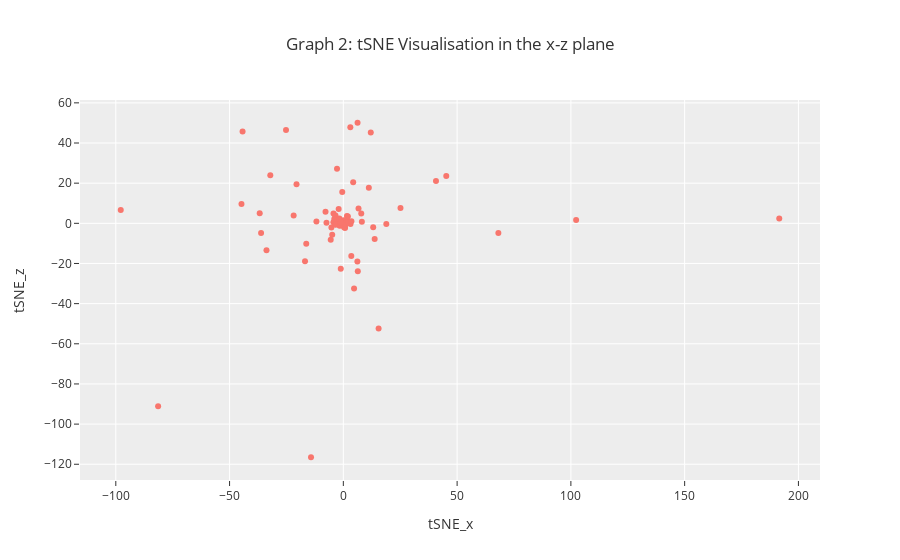

The code cell stored with this chart in its notebook:
### Code cell
fig2 = px.scatter(tSNE_df, x='tSNE_x', y='tSNE_z', hover_name=tSNE_df.index, template='ggplot2', opacity=1, title='Graph 2: tSNE Visualisation in the x-z plane')
fig2

### Figure 1 — Plotly figure (JSON) as saved in the notebook; plotly's stock layout.template omitted (floating-point values rounded to 4 significant figures)
{"data": [{"hovertemplate": "<b>%{hovertext}</b><br><br>tSNE_x=%{x}<br>tSNE_z=%{y}<extra></extra>", "hovertext": ["sp_P40136_CYAA_BACAN:0-38", "sp_P15917_LEF_BACAN:0-38", "sp_P40406_NAGZ_BACSU:0-21", "sp_P39790_MPR_BACSU:0-39", "sp_P54602_YHCR_BACSU:0-54", "sp_O66037_PHYT_BACSD:0-23", "sp_O31097_PHYC_BACIU:0-23", "sp_P42094_PHYT_BACSU:0-31", "sp_P05656_SACC_BACSU:0-29", "sp_P00649_RN_BACIN:0-34", "sp_P48068_RN_BACPU:0-34", "sp_P00648_RNBR_BACAM:0-40", "sp_P71014_BSLA_BACSU:0-33", "sp_P94356_YXKC_BACSU:0-35", "sp_P29141_SUBV_BACSU:0-33", "sp_P40767_CWLO_BACSU:0-35", "sp_Q65NQ9_CWLO_BACLD:0-35", "sp_O07013_GANB_BACSU:0-22", "sp_P94449_PEL2_BACIU:0-29", "sp_O34819_PEL1_BACSU:0-29", "sp_P16397_SUBF_BACSU:0-35", "sp_O32083_LYTG_BACSU:0-38", "sp_O31737_YLQB_BACSU:0-32", "sp_Q45670_THES_BACSJ:0-29", "sp_Q07833_WAPA_BACSU:0-37", "sp_D4G3R4_WAPA_BACNB:0-50", "sp_G4NYJ6_WAPA_BACS4:0-37", "sp_P39899_NPRB_BACSU:0-33", "sp_P05806_NPRE_BACCE:0-32", "sp_P00800_THER_BACTH:0-33", "sp_Q59223_THER_BACSO:0-30", "sp_Q02113_CWBA_BACSU:0-30", "sp_P49051_SLAP1_BACAN:0-34", "sp_Q9ZES5_SLAP_BACTF:0-34", "sp_P94217_SLAP2_BACAN:0-34", "sp_P49052_SLAP_BACLI:0-34", "sp_Q9RMZ0_Y6545_BACAN:0-33", "sp_P94576_YWOF_BACSU:0-32", "sp_P00780_SUBC_BACLI:0-34", "sp_P00782_SUBT_BACAM:0-35", "sp_P04189_SUBT_BACSU:0-34", "sp_P35835_SUBN_BACNA:0-34", "sp_P00783_SUBT_BACSA:0-34", "sp_P20724_ELYA_BACYA:0-32", "sp_P21130_SACB_BACAM:0-34", "sp_P05655_SACB_BACSU:0-34", "sp_P96740_PGDS_BACSU:0-37", "sp_P16396_SUBE_BACSU:0-32", "sp_P39597_EFEN_BACSU:0-50", "sp_P54507_TASA_BACSU:0-32", "sp_P40949_TAPA_BACSU:0-48", "sp_P39632_BSLB_BACSU:0-35", "sp_P39844_DACC_BACSU:0-34", "sp_Q9AQS0_XANLY_BACGL:0-30", "sp_O34918_YOAJ_BACSU:0-30", "sp_P39116_PLY_BACSU:0-26", "sp_B1B6T1_PTLY_BACSP:0-32", "sp_Q65DC2_PTLY_BACLD:0-32", "sp_Q8GCB2_PTLY_BACLI:0-32", "sp_Q45070_XYNC_BACSU:0-37", "sp_Q6YK37_XYNC_BACIU:0-38", "sp_Q03091_BSN1_BACAM:0-31", "sp_P38422_DACF_BACSU:0-28", "sp_P08750_DACA_BACSU:0-36", "sp_O32150_BSN2_BACSU:0-33", "sp_O31411_SACC_BACL7:0-33", "sp_P42293_EABN2_BACSU:0-31", "sp_P94522_EABN1_BACSU:0-37", "sp_O07532_LYTF_BACSU:0-31", "sp_P54421_LYTE_BACSU:0-30", "sp_O34669_YOCH_BACSU:0-30", "sp_O34310_PLYC_BACSU:0-32", "sp_Q65EF5_PLYC_BACLD:0-33", "sp_Q45105_TACY_BACCE:0-33", "sp_O31803_YNCM_BACSU:0-47", "sp_P39848_LYTD_BACSU:0-32", "sp_Q02114_LYTC_BACSU:0-29", "sp_P25152_BSAP_BACSU:0-36", "sp_P80057_GSEP_BACLD:0-35", "sp_O32041_YRVJ_BACSU:0-32", "sp_P96729_YWSB_BACSU:0-35", "sp_P54484_YQGA_BACSU:0-33", "sp_O82833_GELLY_BACSP:0-40", "sp_P06278_AMY_BACLI:0-34", "sp_P00692_AMY_BACAM:0-36", "sp_P19571_AMT6_BACS7:0-38", "sp_P55278_MANB_BACIU:0-29", "sp_O05512_MANB_BACSU:0-31", "sp_P04957_GUB_BACSU:0-33", "sp_P80172_HBLA_BACCE:0-36", "sp_P28842_SUBT_BACS9:0-31", "sp_Q79F14_ESTB_BACSU:0-33", "sp_P37957_ESTA_BACSU:0-36", "sp_Q5U780_LIP_BACSP:0-33", "sp_P33377_PHL3_BACCE:0-32", "sp_P11889_PHL2_BACCE:0-32", "sp_P09599_PHL1_BACCE:0-32", "sp_P05618_CDGT_BACS0:0-32", "sp_P09121_CDGT_BACS3:0-32", "sp_P30921_CDGT_BAC11:0-32", "sp_P17692_CDGT_BACS8:0-32", "sp_P31747_CDGT_BACSS:0-39", "sp_P14014_CDGT_BACLI:0-39", "sp_P31746_CDGT_BACS2:0-34", "sp_P27036_CDGT_BACOH:0-34", "sp_O07921_CHIS_BACSU:0-40", "sp_P54423_WPRA_BACSU:0-36", "sp_P39824_BLAC_BACSU:0-39", "sp_P10424_BLA1_BACCE:0-40", "sp_P00691_AMY_BACSU:0-38", "sp_P06832_NPRE_BACAM:0-32", "sp_P68735_NPRE_BACSA:0-32", "sp_P68736_NPRE_BACSU:0-32", "sp_P42111_YXAL_BACSU:0-46", "sp_P13423_PAG_BACAN:0-34", "sp_P54422_GGT_BACSU:0-33", "sp_P63186_GGT_BACNA:0-33", "sp_Q45071_XYND_BACSU:0-31", "sp_P68569_BDBA_BACSU:0-31", "sp_P14262_PLC_BACCE:0-36", "sp_P08954_PLC_BACTU:0-36", "sp_P42983_NUCB_BACSU:0-31", "sp_O34313_NTPES_BACSU:0-40", "sp_O31526_YESW_BACSU:0-40", "sp_O34344_SDPC_BACSU:0-37"], "legendgroup": "", "marker": {"color": "#F8766D", "opacity": 1, "symbol": "circle"}, "mode": "markers", "name": "", "orientation": "v", "showlegend": false, "type": "scatter", "x": [0.3102, -7.829, 25.11, 1.017, 7.868, -1.845, -25.2, -0.6392, 40.71, 0.7964, 3.137, 15.5, 0.4457, -4.32, 3.073, -4.392, -0.6044, 0.5019, 191.6, -1.629, -0.4815, -0.5329, 0.4384, -97.82, -0.7696, -36.15, -0.2839, 12.05, -14.21, 0.8133, 6.356, -0.7993, -36.76, -1.884, 2.137, -2.392, 45.24, 4.323, -3.437, -0.3986, 0.4906, 11.2, 2.158, 0.3018, 1.178, 68.13, -0.9028, -5.548, 6.247, -3.654, -0.1064, -2.285, -1.152, -2.13, -1.743, 0.3184, -7.413, -2.147, -11.84, -0.1107, -44.29, 102.3, -0.2103, -1.827, 0.1053, -16.3, 4.717, -1.212, 13.77, -4.894, -0.7655, -3.271, 8.14, 0.2126, -2.271, 0.7379, -1.128, -1.543, -16.85, -21.84, 0.4048, -1.98, -0.4175, -1.303, -2.06, 0.9585, -0.4315, 18.89, 0.1822, -0.4536, -5.248, -33.77, -1.521, -1.216, 6.168, -3.99, 1.588, -2.239, -1.402, -3.479, 3.494, -1.154, 2.007, -32.11, 0.7214, 0.5131, -0.4094, -2.779, 1.585, 0.314, -81.4, -1.597, 13.12, -0.5255, -0.9263, 3.546, -1.847, -3.243, -44.77, -20.58, -1.35, 0.0597, 6.671, -1.216, -1.066], "xaxis": "x", "y": [1.157, 5.702, 7.611, 0.8917, 4.837, 1.779, 46.45, 0.545, 21.05, 1.035, -0.3171, -52.34, 0.982, 4.839, 47.9, 0.5375, 0.4968, -0.2878, 2.44, -1.173, 15.66, 0.0187, 1.031, 6.623, 0.835, -4.792, 0.7494, 45.23, -116.5, -0.4039, -23.89, 0.1958, 4.978, -0.2831, 0.7748, 1.288, 23.58, 20.46, 3.893, 1.105, 0.4614, 17.76, 0.7698, 1.111, 1.084, -4.81, -0.02525, -8.15, 50.09, 2.712, 0.9957, 0.3329, 0.3585, 0.3397, 2.433, 0.2299, 0.2625, 1.149, 0.9476, -1.144, 45.7, 1.626, 0.7922, 0.9879, 0.4522, -10.17, -32.41, 0.9803, -7.769, -5.721, -1.015, -0.4049, 0.7984, 0.1638, -0.3011, -2.331, -22.62, 0.4718, -18.92, 3.848, -0.1574, 1.788, 0.6015, -0.9069, 7.172, 0.4192, 1.415, -0.3399, 0.9829, 0.7053, -2.039, -13.45, 0.6354, -0.3172, -19.03, 2.092, 3.606, 0.03241, -0.7758, -0.6533, -16.26, -0.6786, 3.37, 23.92, -1.804, 1.521, -0.8242, 27.24, 0.3408, -1.984, -91.1, 0.7844, -1.977, 0.2957, 0.2116, 1.074, 1.495, -0.3718, 9.567, 19.43, -0.3257, -0.9171, 7.382, -0.6844, 0.5387], "yaxis": "y"}], "layout": {"legend": {"tracegroupgap": 0}, "title": {"text": "Graph 2: tSNE Visualisation in the x-z plane"}, "xaxis": {"anchor": "y", "domain": [0, 1], "title": {"text": "tSNE_x"}}, "yaxis": {"anchor": "x", "domain": [0, 1], "title": {"text": "tSNE_z"}}}}
